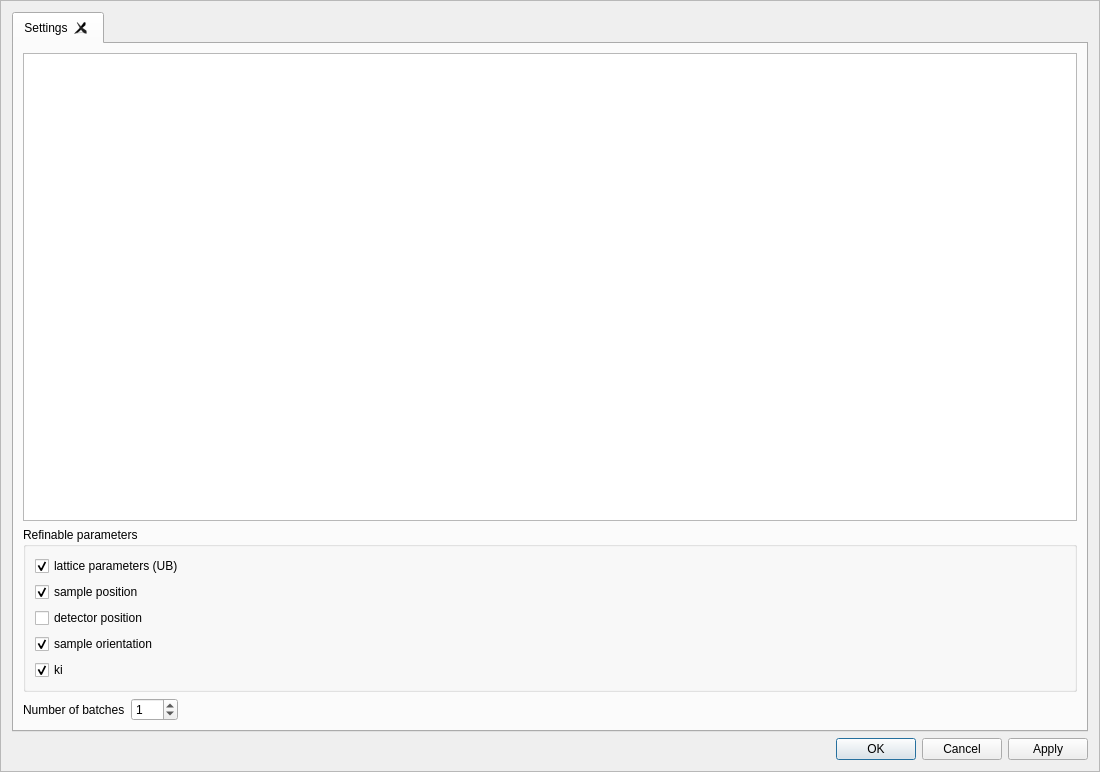
<?xml version="1.0" encoding="UTF-8"?>
<ui version="4.0">
 <class>FrameRefiner</class>
 <widget class="NSXQFrame" name="FrameRefiner">
  <property name="geometry">
   <rect>
    <x>0</x>
    <y>0</y>
    <width>1100</width>
    <height>772</height>
   </rect>
  </property>
  <property name="minimumSize">
   <size>
    <width>1100</width>
    <height>600</height>
   </size>
  </property>
  <property name="windowTitle">
   <string>Frame</string>
  </property>
  <property name="frameShape">
   <enum>QFrame::StyledPanel</enum>
  </property>
  <property name="frameShadow">
   <enum>QFrame::Raised</enum>
  </property>
  <layout class="QVBoxLayout" name="verticalLayout_4">
   <item>
    <widget class="QTabWidget" name="tabs">
     <property name="currentIndex">
      <number>0</number>
     </property>
     <property name="tabsClosable">
      <bool>true</bool>
     </property>
     <widget class="QWidget" name="settings">
      <attribute name="title">
       <string>Settings</string>
      </attribute>
      <layout class="QVBoxLayout" name="verticalLayout_3">
       <item>
        <widget class="PeakListView" name="peaks"/>
       </item>
       <item>
        <layout class="QVBoxLayout" name="verticalLayout_2">
         <item>
          <widget class="QGroupBox" name="groupBox">
           <property name="title">
            <string>Refinable parameters</string>
           </property>
           <layout class="QVBoxLayout" name="verticalLayout">
            <item>
             <widget class="QCheckBox" name="refine_ub">
              <property name="toolTip">
               <string>&lt;html&gt;&lt;head/&gt;&lt;body&gt;&lt;p&gt;Refine the cell parameters (B matrix) alongside with the U matrix&lt;/p&gt;&lt;/body&gt;&lt;/html&gt;</string>
              </property>
              <property name="text">
               <string>lattice parameters (UB)</string>
              </property>
              <property name="checked">
               <bool>true</bool>
              </property>
             </widget>
            </item>
            <item>
             <widget class="QCheckBox" name="refine_sample_position">
              <property name="toolTip">
               <string>&lt;html&gt;&lt;head/&gt;&lt;body&gt;&lt;p&gt;Refine the sample position (offset according 0,0,0)&lt;/p&gt;&lt;/body&gt;&lt;/html&gt;</string>
              </property>
              <property name="text">
               <string>sample position</string>
              </property>
              <property name="checked">
               <bool>true</bool>
              </property>
             </widget>
            </item>
            <item>
             <widget class="QCheckBox" name="refine_detector_position">
              <property name="toolTip">
               <string>&lt;html&gt;&lt;head/&gt;&lt;body&gt;&lt;p&gt;Refine the detector offsets (according to (0,detector-to-sample-distance,0))&lt;/p&gt;&lt;/body&gt;&lt;/html&gt;</string>
              </property>
              <property name="text">
               <string>detector position</string>
              </property>
             </widget>
            </item>
            <item>
             <widget class="QCheckBox" name="refine_sample_orientation">
              <property name="toolTip">
               <string>&lt;html&gt;&lt;head/&gt;&lt;body&gt;&lt;p&gt;Refine the sample orientation (sample goniometer angles)&lt;/p&gt;&lt;/body&gt;&lt;/html&gt;</string>
              </property>
              <property name="text">
               <string>sample orientation</string>
              </property>
              <property name="checked">
               <bool>true</bool>
              </property>
             </widget>
            </item>
            <item>
             <widget class="QCheckBox" name="refine_ki">
              <property name="toolTip">
               <string>&lt;html&gt;&lt;head/&gt;&lt;body&gt;&lt;p&gt;The direction and norm of the incident beam. By refining the norm of this vector this corresponds to refining the wavelength.&lt;/p&gt;&lt;/body&gt;&lt;/html&gt;</string>
              </property>
              <property name="text">
               <string>ki</string>
              </property>
              <property name="checked">
               <bool>true</bool>
              </property>
             </widget>
            </item>
           </layout>
          </widget>
         </item>
         <item>
          <layout class="QHBoxLayout" name="horizontalLayout">
           <item>
            <widget class="QLabel" name="label">
             <property name="text">
              <string>Number of batches</string>
             </property>
            </widget>
           </item>
           <item>
            <widget class="QSpinBox" name="n_batches">
             <property name="toolTip">
              <string>&lt;html&gt;&lt;head/&gt;&lt;body&gt;&lt;p&gt;Set the number batches used for refining. A batch being a frame interval in which the refined parameters will be constant.&lt;/p&gt;&lt;/body&gt;&lt;/html&gt;</string>
             </property>
             <property name="wrapping">
              <bool>true</bool>
             </property>
             <property name="minimum">
              <number>1</number>
             </property>
             <property name="maximum">
              <number>100</number>
             </property>
             <property name="value">
              <number>1</number>
             </property>
            </widget>
           </item>
           <item>
            <spacer name="horizontalSpacer">
             <property name="orientation">
              <enum>Qt::Horizontal</enum>
             </property>
             <property name="sizeHint" stdset="0">
              <size>
               <width>40</width>
               <height>20</height>
              </size>
             </property>
            </spacer>
           </item>
          </layout>
         </item>
        </layout>
       </item>
      </layout>
     </widget>
    </widget>
   </item>
   <item>
    <widget class="QDialogButtonBox" name="actions">
     <property name="standardButtons">
      <set>QDialogButtonBox::Apply|QDialogButtonBox::Cancel|QDialogButtonBox::Ok</set>
     </property>
    </widget>
   </item>
  </layout>
 </widget>
 <customwidgets>
  <customwidget>
   <class>PeakListView</class>
   <extends>QTableView</extends>
   <header>PeakListView.h</header>
  </customwidget>
  <customwidget>
   <class>NSXQFrame</class>
   <extends>QFrame</extends>
   <header>NSXQFrame.h</header>
   <container>1</container>
  </customwidget>
 </customwidgets>
 <resources/>
 <connections/>
</ui>
